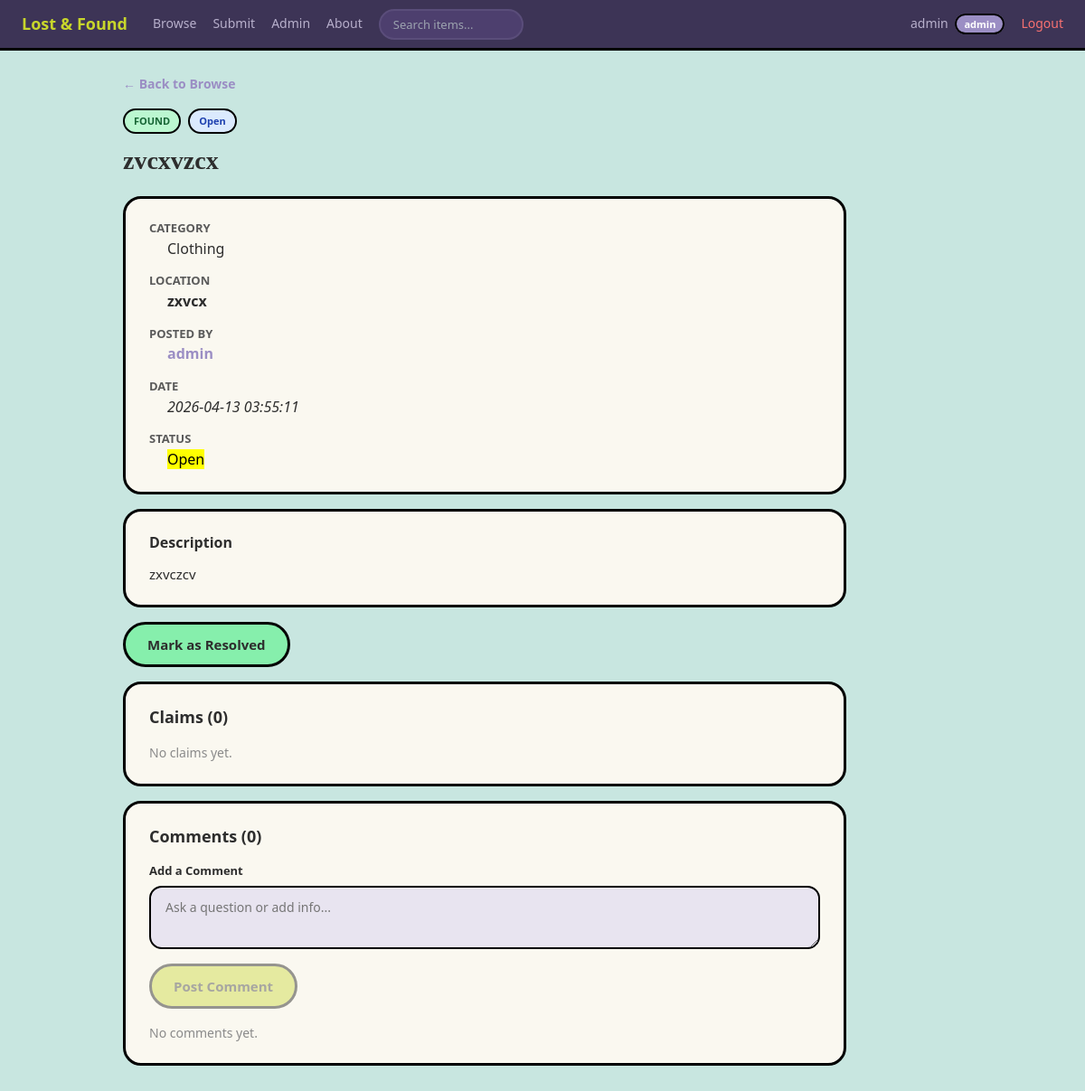
The app's page /item/1 (signed in) with its own data.
### tables this page shows
CREATE TABLE items (
            id INTEGER PRIMARY KEY AUTOINCREMENT,
            user_id INTEGER NOT NULL,
            item_type TEXT NOT NULL,
            title TEXT NOT NULL,
            category TEXT NOT NULL,
            description TEXT NOT NULL,
            location TEXT NOT NULL,
            status TEXT NOT NULL DEFAULT 'open',
            created_at TIMESTAMP DEFAULT CURRENT_TIMESTAMP,
            FOREIGN KEY (user_id) REFERENCES users(id)
        );

CREATE TABLE users (
            id INTEGER PRIMARY KEY AUTOINCREMENT,
            username TEXT NOT NULL UNIQUE,
            password TEXT NOT NULL,
            role TEXT NOT NULL DEFAULT 'user',
            created_at TIMESTAMP DEFAULT CURRENT_TIMESTAMP
        );

### app.py (the view)
@app.route('/item/<int:item_id>')
def item_detail(item_id):
    if 'user_id' not in session:
        return redirect(url_for('login'))
    conn = sqlite3.connect(DATABASE)
    item_row = conn.execute('''
        SELECT i.id, i.title, i.item_type, i.category, i.description, i.location,
               i.status, i.created_at, i.user_id, u.username
        FROM items i JOIN users u ON i.user_id = u.id
        WHERE i.id = ?
    ''', (item_id,)).fetchone()
    if not item_row:
        conn.close()
        return redirect(url_for('browse'))
    item = {
        'id': item_row[0], 'title': item_row[1], 'item_type': item_row[2],
        'category': item_row[3], 'description': item_row[4], 'location': item_row[5],
        'status': item_row[6], 'created_at': item_row[7], 'user_id': item_row[8],
        'username': item_row[9]
    }
    claim_rows = conn.execute('''
        SELECT c.id, c.message, c.status, c.created_at, u.username, c.user_id
        FROM claims c JOIN users u ON c.user_id = u.id
        WHERE c.item_id = ?
        ORDER BY c.created_at DESC
    ''', (item_id,)).fetchall()
    claims = []
    for c in claim_rows:
        claims.append({
            'id': c[0], 'message': c[1], 'status': c[2],
            'created_at': c[3], 'username': c[4], 'user_id': c[5]
        })
    comment_rows = conn.execute('''
        SELECT co.content, co.created_at, u.username
        FROM comments co JOIN users u ON co.user_id = u.id
        WHERE co.item_id = ?
        ORDER BY co.created_at
    ''', (item_id,)).fetchall()
    comments = []
    for co in comment_rows:
        comments.append({
            'content': co[0], 'created_at': co[1], 'username': co[2]
        })
    conn.close()
    is_owner = (item['user_id'] == session.get('user_id'))
    is_admin = (session.get('role') == 'admin')
    return render_template('item.html', item=item, claims=claims, comments=comments,
                           is_owner=is_owner, is_admin=is_admin)

### templates/item.html (shortened to what this page needs)
{% extends 'base.html' %}
{% block content %}
<div class="item-detail">
    <a href="{{ url_for('browse') }}" class="back-link">&larr; Back to Browse</a>
    <div class="item-header">
        <span class="card-type type-{{ item.item_type }}">{{ item.item_type|upper }}</span>
        <span class="card-status status-{{ item.status }}">{{ item.status|capitalize }}</span>
    </div>
    <h2>{{ item.title }}</h2>
    <dl class="item-meta">
        <dt>Category</dt>
        <dd>{{ item.category }}</dd>
        <dt>Location</dt>
        <dd><strong>{{ item.location }}</strong></dd>
        <dt>Posted by</dt>
        <dd><a href="{{ url_for('profile', username=item.username) }}">{{ item.username }}</a></dd>
        <dt>Date</dt>
        <dd><em>{{ item.created_at }}</em></dd>
        <dt>Status</dt>
        <dd><mark>{{ item.status|capitalize }}</mark></dd>
    </dl>
    <div class="item-description">
        <h3>Description</h3>
        <p>{{ item.description }}</p>
    </div>
    {% if (is_owner or is_admin) and item.status != 'resolved' %}
    <div class="item-actions">
        <form method="POST" action="{{ url_for('resolve_item', item_id=item.id) }}">
            <button type="submit" class="btn btn-resolve">Mark as Resolved</button>
        </form>
    </div>
    {% endif %}
    <div class="claims-section">
        <h3>Claims ({{ claims|length }})</h3>
        {% if claims|length > 0 %}
        <table class="claims-table" style="border-collapse: collapse;">
            <tr>
                <th colspan="4" class="table-header">Claims for this Item</th>
            </tr>
            <tr>
                <th>User</th>
                <th>Message</th>
                <th>Status</th>
                <th>Action</th>
            </tr>
            {% for claim in claims %}
            <tr>
                <td><a href="{{ url_for('profile', username=claim.username) }}">{{ claim.username }}</a></td>
                <td>{{ claim.message }}</td>
                <td>
                    <span class="claim-status claim-{{ claim.status }}">{{ claim.status|capitalize }}</span>
                </td>
                <td>
                    {% if (is_owner or is_admin) and claim.status == 'pending' %}
                    <form method="POST" action="{{ url_for('handle_claim', claim_id=claim.id, action='approve') }}" class="inline-form">
                        <button type="submit" class="btn-small btn-approve">Approve</button>
                    </form>
                    <form method="POST" action="{{ url_for('handle_claim', claim_id=claim.id, action='reject') }}" class="inline-form">
                        <button type="submit" class="btn-small btn-reject">Reject</button>
                    </form>
                    {% else %}
                    -
                    {% endif %}
                </td>
            </tr>
            {% endfor %}
        </table>
        {% else %}
        <p class="no-claims">No claims yet.</p>
        {% endif %}
    </div>
    <div class="comments-section">
        <h3>Comments ({{ comments|length }})</h3>
        <div class="comment-form">
            <form method="POST" action="{{ url_for('add_comment', item_id=item.id) }}">
                <label for="comment-content">Add a Comment</label>
                <textarea id="comment-content" name="content" required placeholder="Ask a question or add info..." maxlength="300"></textarea>
                <button type="submit" class="btn btn-primary" id="comment-btn" disabled>Post Comment</button>
            </form>
        </div>
        {% if comments|length > 0 %}
        <div class="comments-list">
            {% for comment in comments %}
            <div class="comment-card">
                <div class="comment-header">
                    <strong>{{ comment.username }}</strong>
                    <span class="comment-date">{{ comment.created_at }}</span>
                </div>
                <p class="comment-content">{{ comment.content }}</p>
            </div>
            {% endfor %}
        </div>
        {% else %}
        <p class="no-comments">No comments yet.</p>
        {% endif %}
    </div>
</div>
{% endblock %}

### static/style.css (style rules this page uses)
* { margin: 0; padding: 0; box-sizing: border-box; }
body { font-family: 'Segoe UI', Tahoma, Geneva, Verdana, sans-serif; background-color: #c8e6e0; color: #2d2d2d; line-height: 1.6; }
a { text-decoration: none; color: inherit; }
.btn { display: inline-block; padding: 12px 24px; font-size: 15px; font-weight: 700; border: 3px solid black; border-radius: 30px; cursor: pointer; font-family: inherit; text-align: center; }
.btn.btn-primary { background-color: #c8d62b; color: #2d2d2d; }
.btn-resolve { background-color: #86efac; color: #2d2d2d; padding: 12px 24px; font-size: 15px; font-weight: 700; border: 3px solid black; border-radius: 30px; cursor: pointer; font-family: inherit; }
button:disabled { opacity: 0.4; cursor: not-allowed; }
.card-type { font-size: 11px; font-weight: 700; padding: 3px 10px; border-radius: 20px; border: 2px solid black; }
.type-found { background: #bbf7d0; color: #166534; }
.card-status { font-size: 11px; font-weight: 700; padding: 3px 10px; border-radius: 20px; border: 2px solid black; }
.status-open { background: #dbeafe; color: #1e40af; }
.item-detail { max-width: 800px; }
.back-link { color: #9b8ec4; font-size: 14px; font-weight: 600; display: inline-block; margin-bottom: 16px; }
.item-header { display: flex; gap: 8px; margin-bottom: 8px; }
.item-detail h2 { font-family: Georgia, 'Times New Roman', serif; font-size: 28px; margin-bottom: 16px; }
.item-meta { background: #faf8f0; padding: 22px 26px; border-radius: 20px; border: 3px solid black; margin-bottom: 16px; }
.item-meta dt { font-weight: 700; color: #5a5a5a; margin-top: 12px; font-size: 13px; text-transform: uppercase; }
.item-meta dt:first-child { margin-top: 0; }
.item-meta dd { margin-left: 20px; color: #2d2d2d; font-size: 16px; }
.item-meta dd a { color: #9b8ec4; font-weight: 600; }
.item-description { background: #faf8f0; padding: 22px 26px; border-radius: 20px; border: 3px solid black; margin-bottom: 16px; }
.item-description h3 { font-size: 16px; color: #2d2d2d; margin-bottom: 10px; }
.item-description p { font-size: 15px; color: #2d2d2d; white-space: pre-wrap; }
.item-actions { margin-bottom: 16px; }
.claims-section, .comments-section { background: #faf8f0; padding: 22px 26px; border-radius: 20px; border: 3px solid black; margin-bottom: 16px; }
.claims-section h3, .comments-section h3 { font-size: 18px; color: #2d2d2d; margin-bottom: 14px; }
.claim-form, .comment-form { margin-bottom: 16px; }
.claim-form label, .comment-form label { display: block; font-size: 13px; font-weight: 700; color: #2d2d2d; margin-bottom: 6px; }
.claim-form textarea, .comment-form textarea { width: 100%; padding: 12px 16px; font-size: 14px; border: 2px solid black; border-radius: 14px; outline: none; font-family: inherit; background: #e8e4f0; min-height: 70px; resize: vertical; }
.claim-form .btn, .comment-form .btn { margin-top: 8px; }
.no-claims, .no-comments { color: #8a8a8a; font-size: 14px; }

### records on screen
items: item_type "FOUND", status "Open", title "zvcxvzcx", category "Clothing", location "zxvcx", created_at "2026-04-13 03:55:11", description "zxvczcv"
users: username "admin"

### other values on screen
{{ session.get('username') }} "admin"
{{ claims|length }} "0"
{{ comments|length }} "0"
